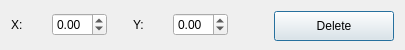
<?xml version="1.0" encoding="UTF-8"?>
<ui version="4.0">
 <class>OBIPCell</class>
 <widget class="QDialog" name="OBIPCell">
  <property name="geometry">
   <rect>
    <x>0</x>
    <y>0</y>
    <width>405</width>
    <height>50</height>
   </rect>
  </property>
  <property name="sizePolicy">
   <sizepolicy hsizetype="Minimum" vsizetype="Minimum">
    <horstretch>0</horstretch>
    <verstretch>0</verstretch>
   </sizepolicy>
  </property>
  <property name="minimumSize">
   <size>
    <width>405</width>
    <height>50</height>
   </size>
  </property>
  <property name="maximumSize">
   <size>
    <width>405</width>
    <height>145</height>
   </size>
  </property>
  <property name="windowTitle">
   <string>Dialog</string>
  </property>
  <layout class="QGridLayout" name="gridLayout">
   <item row="0" column="3">
    <widget class="QLabel" name="label">
     <property name="text">
      <string>Y:</string>
     </property>
    </widget>
   </item>
   <item row="0" column="1">
    <widget class="QDoubleSpinBox" name="XSpBox">
     <property name="minimum">
      <double>-4.000000000000000</double>
     </property>
     <property name="maximum">
      <double>4.000000000000000</double>
     </property>
     <property name="singleStep">
      <double>0.010000000000000</double>
     </property>
    </widget>
   </item>
   <item row="0" column="0">
    <widget class="QLabel" name="label_2">
     <property name="text">
      <string>X: </string>
     </property>
    </widget>
   </item>
   <item row="0" column="2">
    <spacer name="horizontalSpacer_3">
     <property name="orientation">
      <enum>Qt::Horizontal</enum>
     </property>
     <property name="sizeType">
      <enum>QSizePolicy::Fixed</enum>
     </property>
     <property name="sizeHint" stdset="0">
      <size>
       <width>20</width>
       <height>20</height>
      </size>
     </property>
    </spacer>
   </item>
   <item row="0" column="4">
    <widget class="QDoubleSpinBox" name="YSpBox">
     <property name="minimum">
      <double>-4.000000000000000</double>
     </property>
     <property name="maximum">
      <double>4.000000000000000</double>
     </property>
     <property name="singleStep">
      <double>0.010000000000000</double>
     </property>
    </widget>
   </item>
   <item row="0" column="5">
    <spacer name="horizontalSpacer_4">
     <property name="orientation">
      <enum>Qt::Horizontal</enum>
     </property>
     <property name="sizeType">
      <enum>QSizePolicy::Fixed</enum>
     </property>
     <property name="sizeHint" stdset="0">
      <size>
       <width>40</width>
       <height>20</height>
      </size>
     </property>
    </spacer>
   </item>
   <item row="0" column="6">
    <widget class="QPushButton" name="DeleteBtn">
     <property name="sizePolicy">
      <sizepolicy hsizetype="Minimum" vsizetype="Minimum">
       <horstretch>0</horstretch>
       <verstretch>0</verstretch>
      </sizepolicy>
     </property>
     <property name="minimumSize">
      <size>
       <width>120</width>
       <height>30</height>
      </size>
     </property>
     <property name="maximumSize">
      <size>
       <width>120</width>
       <height>30</height>
      </size>
     </property>
     <property name="text">
      <string>Delete</string>
     </property>
    </widget>
   </item>
  </layout>
 </widget>
 <resources/>
 <connections/>
</ui>
